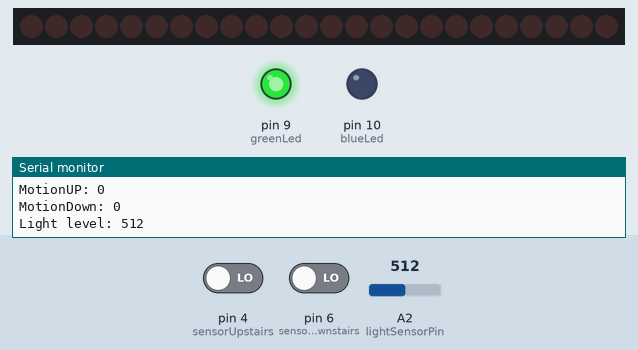
The sketch below on a simulated Arduino Uno, built with avr-gcc and run on an emulated ATmega328P. On the bench: 24 shift-register outputs drawn as a row of LEDs (first output left, lit = HIGH), output pins drawn as LEDs (lit = HIGH), the last lines printed to the serial monitor. Wiring (inferred from the names in the program): 3 × shift register (74HC595): data pin 2; shift clock pin 8; latch pin 7. Wiring (inferred from the signals the program sends): row of LEDs: on Q0, Q1, Q2, Q3, Q4, Q5, Q6, Q7, Q8, Q9, Q10, Q11, Q12, Q13, Q14, Q15, Q16, Q17, Q18, Q19, Q20, Q21, Q22, Q23. The inputs (shaded band) are chosen by the test bench; at power-on: pin 4 (sensorUpstairs) LOW, pin 6 (sensorDownstairs) LOW, A2 (lightSensorPin) = 512. Pins used as bus, display or sensor lines are not drawn.

Above: at 1.2 s.
1.3 s: pin 4 (sensorUpstairs) driven HIGH
At 1.55 s:
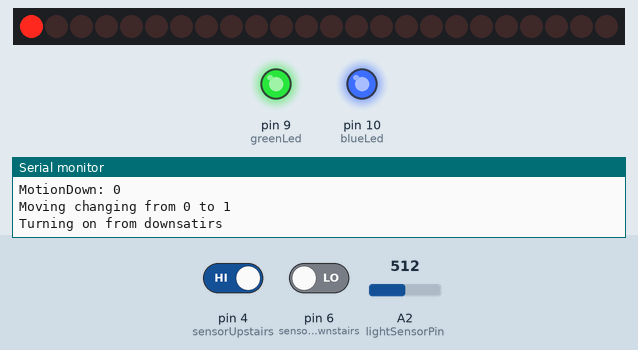
At 6.2 s:
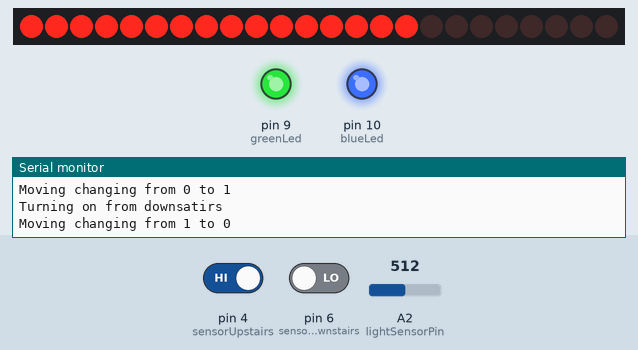
Timing chart, 0 to 7.7 s (numbered marks = the images above; inputs shaded):
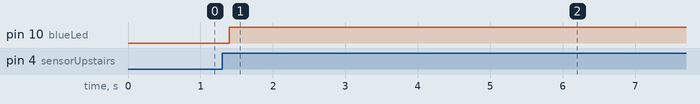

Measured:
- after the input at 1.3 s, pin 10 (blueLed): LOW → HIGH after 0.10 s

The sketch:

Stairs.ino
```cpp
/* Number of used registers */
int numOfRegisters = 2;
/* Number of staris */
int numberOfStairs = 16;

int blueLed = 10;
int greenLed = 9;

int dataPin = 2; /* Atmega 328P pin 32 */
int latchPin = 7; /* Atmega 328P pin 11 */
int clockPin = 8; /* Atmega 328P pin 12 */

/* Light sensor */
unsigned int lightSensorPin = A2; /* Atmega328P pin 25 */

/* motion sensors upstairs and downstairs */
int sensorDownstairs = 6; /* Atmega 328P pin 10 */
int sensorUpstairs = 4; /* Atmega 328P pin 2 */

/* speeds */
int speedUp = 250;
int speedDown = 200;

/* lights turn on for some time in miliseconds */
int lightsOnDelay = 10000;

byte *registerState;

// when move is captured then do the action
bool hasMoved = false;
bool wasDownToUp = false;
bool wasUpToDown = false;

void setup()
{
  Serial.begin(9600);
  // setup registers
  registerState = new byte[numOfRegisters];
  for (size_t i = 0; i < numOfRegisters; i++)
  {
    registerState[i] = 0;
  }

  // setup pins
  pinMode(sensorDownstairs, INPUT);
  pinMode(sensorUpstairs, INPUT);
  pinMode(latchPin, OUTPUT);
  pinMode(clockPin, OUTPUT);
  pinMode(dataPin, OUTPUT);
  pinMode(blueLed, OUTPUT);
  pinMode(greenLed, OUTPUT);

  digitalWrite(greenLed, HIGH);
}

/**
 * Reed motion sensors upstairs and downstairs
 * When move is detected wherever upstairs or downstairs
 * turn the lighs on
 *
 * When lights are turning on from downstairs to upstaris then
 * turning them off is from the same direction and vice versa.
 */
void loop()
{
  // read the sensors
  int motionUp = digitalRead(sensorUpstairs); // move from downstairs to upstairs
  int motionDown = digitalRead(sensorDownstairs); // move from upstairs to downstairs
  int lightSensor = analogRead(lightSensorPin); // get the light sensitivity

  Serial.print("Light level: ");
  Serial.println(lightSensor);
  Serial.print("MotionUP: ");
  Serial.println(motionUp);
  Serial.print("MotionDown: ");
  Serial.println(motionDown);

  // when motion it does not metter where
  // marke as hasMoved
  if ((motionUp || motionDown) /*&& lightSensor > 200*/)
  {
    Serial.print("Moving changing from ");
    Serial.print(hasMoved);
    hasMoved = true;
    Serial.print(" to ");
    Serial.println(hasMoved);
  }

  if (hasMoved)
  {
    digitalWrite(blueLed, HIGH);
    if (motionUp)
    {
      Serial.println("Turning on from downsatirs");
      turnOnFromDownstairs(speedUp);
      wasDownToUp = true;
    }
    if (motionDown)
    {
      Serial.println("Turning on from upstairs");
      turnOnFromUpstairs(speedUp);
      wasUpToDown = true;
    }

    Serial.print("Moving changing from ");
    Serial.print(hasMoved);
    hasMoved = false;
    Serial.print(" to ");
    Serial.println(hasMoved);

    delay(lightsOnDelay);
  }
  else
  {
    if (wasDownToUp)
    {
      Serial.println("Turning off from downstairs");
      turnOffFromDownstairs(speedDown);
      wasDownToUp = false;
      digitalWrite(blueLed, LOW);
    }
    if (wasUpToDown)
    {
      Serial.println("Turning off from upstairs");
      turnOffFromUpstairs(speedDown);
      wasUpToDown = false;
      digitalWrite(blueLed, LOW);
    }
  }
}

/**
 * Turn the lights off from upstairs
 * @param effectSpeed - speed of lights bringing off
 */
void turnOffFromUpstairs(int effectSpeed)
{
  changeState(effectSpeed, LOW, false);
}

/**
 * Turn the lights on from upstairs
 * @param effectSpeed - speed of lights bringing on
 */
void turnOnFromUpstairs(int effectSpeed)
{
  changeState(effectSpeed, HIGH, false);
}

/**
 * Turn the lights off from downdstairs
 * @param effectSpeed - speed of lights bringing off
 */
void turnOffFromDownstairs(int effectSpeed)
{
  changeState(effectSpeed, LOW, true);
}

/**
 * Turn the lights on from downdstairs
 * @param effectSpeed - speed of lights bringing on
 */
void turnOnFromDownstairs(int effectSpeed)
{
  changeState(effectSpeed, HIGH, true);
}

/**
 * Method changing state of lights
 * @param effectSpeed - int speed in miliseconds
 * @param state  - HIGH / LOW
 * @param directionUp - when True then lights direction is from Down to Up
 * when False then direction from Up to Down
 */
void changeState(int effectSpeed, bool state, bool directionUp)
{
  if (directionUp)
  {
    for (int i = 0; i < numberOfStairs; i++)
    {
      regWrite(i, state);
      delay(effectSpeed);
    }
  }
  else
  {
    for (int i = numberOfStairs; i >= 0; i--)
    {
      regWrite(i, state);
      delay(effectSpeed);
    }
  }
}

/**
 * Method write to the shift register
 * @param pin - pin position where to write state
 * @param state - state to write HIGH / LOW
 */
void regWrite(int pin, bool state)
{
  int reg = pin / 8;
  int actualPin = pin - (8 * reg);

  digitalWrite(latchPin, LOW);

  for (int i = numOfRegisters; i >= 0; i--)
  {
    byte *states = &registerState[i];

    if (i == reg)
    {
      bitWrite(*states, actualPin, state);
    }
    shiftOut(dataPin, clockPin, MSBFIRST, *states);
  }
  digitalWrite(latchPin, HIGH);
}
```
